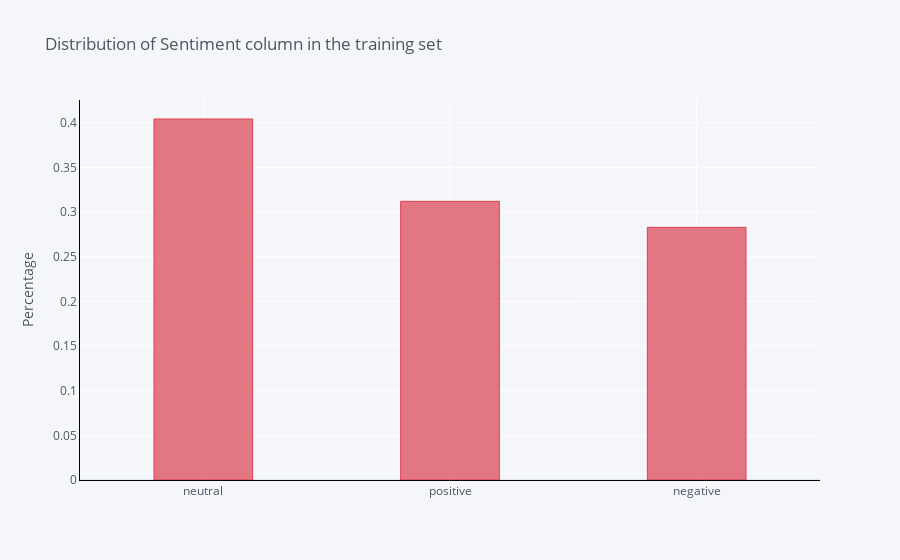

Notebook cell for this chart:
### Markdown cell above
This is a better representation. About 40 percent of the tweets are neutral followed by positive and negative tweets.

### Code cell
train['sentiment'].value_counts(normalize=True).iplot(kind='bar',
                                                      yTitle='Percentage', 
                                                      linecolor='black', 
                                                      opacity=0.7,
                                                      color='red',
                                                      theme='pearl',
                                                      bargap=0.6,
                                                      gridcolor='white',
                                                     
                                                      title='Distribution of Sentiment column in the training set')

### Figure 1 — Plotly figure (JSON) as saved in the notebook; plotly's stock layout.template omitted (floating-point values rounded to 4 significant figures)
{"data": [{"marker": {"color": "rgba(219, 64, 82, 0.7)", "line": {"color": "rgba(219, 64, 82, 1.0)", "width": 1}}, "name": "proportion", "orientation": "v", "text": "", "type": "bar", "x": ["neutral", "positive", "negative"], "y": [0.4045, 0.3123, 0.2832]}], "layout": {"bargap": 0.6, "legend": {"bgcolor": "#F5F6F9", "font": {"color": "#4D5663"}}, "paper_bgcolor": "#F5F6F9", "plot_bgcolor": "#F5F6F9", "title": {"font": {"color": "#4D5663"}, "text": "Distribution of Sentiment column in the training set"}, "xaxis": {"gridcolor": "white", "linecolor": "black", "showgrid": true, "tickfont": {"color": "#4D5663"}, "title": {"font": {"color": "#4D5663"}, "text": ""}, "zerolinecolor": "#E1E5ED"}, "yaxis": {"gridcolor": "white", "linecolor": "black", "showgrid": true, "tickfont": {"color": "#4D5663"}, "title": {"font": {"color": "#4D5663"}, "text": "Percentage"}, "zerolinecolor": "#E1E5ED"}}}
